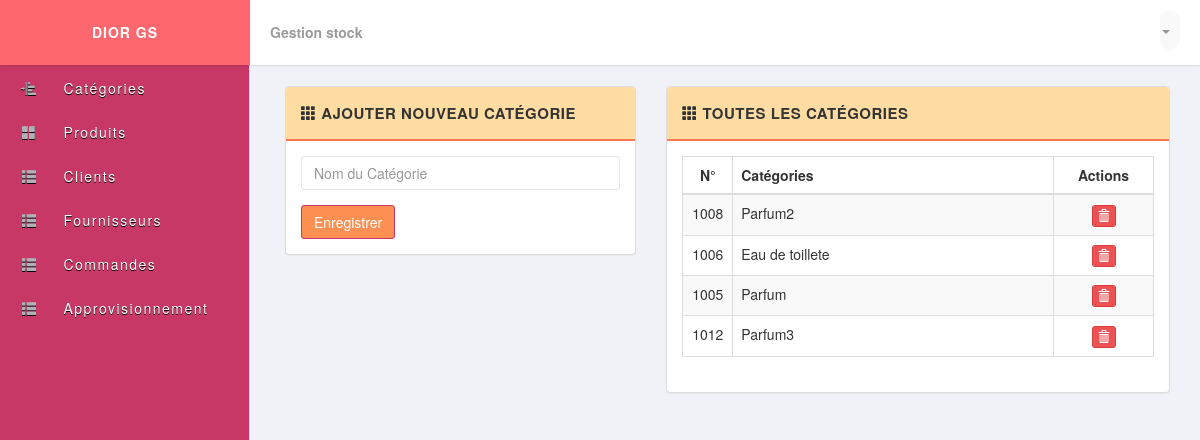
The page /categorie.php on the database its author committed.
### tables this page shows
CREATE TABLE IF NOT EXISTS `categorie` (
  `num` int(11) NOT NULL AUTO_INCREMENT,
  `categorie` varchar(60) NOT NULL,
  PRIMARY KEY (`num`)
);

### dbaccess.php (called while the page is built, shortened)
<?php
class Dbaccess
{
    private $_dbHost = 'localhost';
    private $_dbUser = 'root';
    private $_dbPass = '';
    private $_dbName = 'diorgs';
    private $_statement;
    private $_dbHandler;
    public function __construct()
    {
        $conn = 'mysql:host=' . $this->_dbHost . ';dbname=' . $this->_dbName . ';port=3308';
        try {
            $this->_dbHandler = new PDO($conn, $this->_dbUser, $this->_dbPass);
        } catch (PDOException $e) {
            $this->_error = $e->getMessage();
            echo $this->_error;
        }
    }
    public function query($sql)
    {
        $this->_statement = $this->_dbHandler->prepare($sql);
    }
    public function execute()
    {
        return $this->_statement->execute();
    }
    public function resultSet()
    {
        $this->execute();
        return $this->_statement->fetchAll(PDO::FETCH_OBJ);
    }
}

### Classes.php (called while the page is built, shortened)
<?php
require_once('dbaccess.php');
class Categorie
{
    public function getAll()
    {
        $_dba = new Dbaccess();
        $_dba->query("Select * from categorie");
        return $_dba->resultSet();
    }
};

### categorie.php (the view)
<?php
require_once('Classes.php');
$ctg = new Categorie();
$lst = $ctg->getAll();
?>
<?php include_once('header.php'); ?>
<div class="row">
  <div class="col-md-12">
  </div>
</div>
<div class="row">
  <div class="col-md-5">
    <div class="panel panel-default">
      <div class="panel-heading">
        <strong>
          <span class="glyphicon glyphicon-th"></span>
          <span>Ajouter nouveau catégorie</span>
        </strong>
      </div>
      <div class="panel-body">
        <form method="post" action="enregistrer_categorie.php">
          <div class="form-group">
            <input type="text" class="form-control" name="categorie" placeholder="Nom du Catégorie">
          </div>
          <button type="submit" name="enregistrer_categorie" class="btn btn-primary">Enregistrer</button>
        </form>
      </div>
    </div>
  </div>
  <div class="col-md-7">
    <div class="panel panel-default">
      <div class="panel-heading">
        <strong>
          <span class="glyphicon glyphicon-th"></span>
          <span>Toutes les catégories</span>
        </strong>
      </div>
      <div class="panel-body">
        <table class="table table-bordered table-striped table-hover">
          <thead>
            <tr>
              <th class="text-center" style="width: 50px;">N°</th>
              <th>Catégories</th>
              <th class="text-center" style="width: 100px;">Actions</th>
            </tr>
          </thead>
          <tbody>
            <?php foreach ($lst as $c) : ?>
              <tr>
                <td class="text-center"><?php echo $c->num; ?></td>
                <td><?php echo $c->categorie; ?></td>
                <td class="text-center">
                  <div class="btn-group">
                    <a href="supprimer_categorie.php?num=<?php echo $c->num;
                                                          ?>" class="btn btn-xs btn-danger" data-toggle="tooltip" title="Remove">
                      <span class="glyphicon glyphicon-trash"></span>
                    </a>
                  </div>
                </td>
              </tr>
            <?php endforeach; ?>
          </tbody>
        </table>
      </div>
    </div>
  </div>
</div>
</div>
<?php include_once('footer.php'); ?>

### css/main.css (style rules this page uses)
body { font-family: 'Helvetica Neue', Helvetica, Arial, sans-serif; font-weight: 400; overflow-x: hidden; overflow-y: auto; background: #f1f2f7; height: 100%; width: 100%; }
a { color #777; text-decoration: none; }
.panel-default >.panel-heading { background-color: #FFDCA2; border-bottom: 2px solid #FF7857; font-size: 15px; text-transform: uppercase; letter-spacing: .5px; padding: 15px; }
.form-control { color: #646464; border: 1px solid #e6e6e6; border-radius: 3px; -webkit-box-shadow: none; -moz-box-shadow: none; box-shadow: none; -moz-transition: all .15s ease-out; -webkit-transition: all .15s ease-out; transition: all .15s ease-out; }
.btn { border-radius: 3px; -webkit-transition: all 300ms ease-in-out; -moz-transition: all 300ms ease-in-out; transition: all 300ms ease-in-out; }
.btn-primary { color: #fff; background-color: #FD8F52; border-color: #C73866 }
.btn-danger { background-color: #ed5153 }

### rows shown on the page
categorie: num "1008", categorie "Parfum2"
categorie: num "1006", categorie "Eau de toillete"
categorie: num "1005", categorie "Parfum"
categorie: num "1012", categorie "Parfum3"
